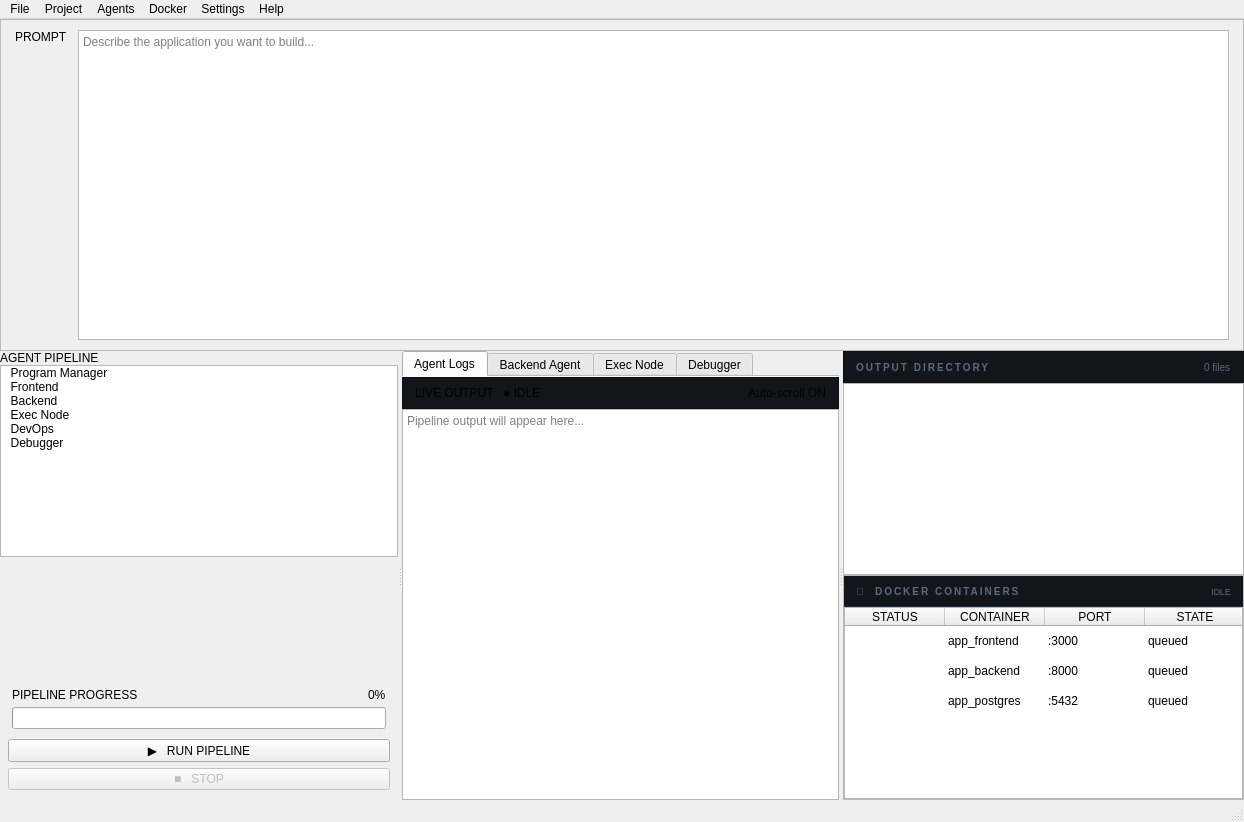
<?xml version="1.0" encoding="UTF-8"?>
<ui version="4.0">
 <class>MainWindow</class>
 <widget class="QMainWindow" name="MainWindow">
  <property name="geometry">
   <rect>
    <x>0</x>
    <y>0</y>
    <width>1244</width>
    <height>822</height>
   </rect>
  </property>
  <property name="windowTitle">
   <string>ArchitectAI — Multi-Agent App Builder</string>
  </property>
  <property name="styleSheet">
   <string notr="true">
/* ── Global ── */
QMainWindow, QWidget#centralWidget {
    background-color: #0d0f12;
    color: #c8d4e8;
    font-family: &quot;JetBrains Mono&quot;, &quot;Courier New&quot;, monospace;
    font-size: 11px;
}

/* ── Menu Bar ── */
QMenuBar {
    background-color: #12151a;
    color: #5a6a82;
    border-bottom: 1px solid #252c3a;
    font-size: 11px;
    padding: 2px 4px;
}
QMenuBar::item:selected {
    background-color: #1e2330;
    color: #c8d4e8;
    border-radius: 4px;
}
QMenu {
    background-color: #12151a;
    border: 1px solid #252c3a;
    color: #c8d4e8;
}
QMenu::item:selected {
    background-color: #1e2330;
}

/* ── Status Bar ── */
QStatusBar {
    background-color: #1d4ed8;
    color: rgba(255,255,255,0.8);
    font-size: 10px;
    min-height: 22px;
}
QStatusBar::item { border: none; }

/* ── Splitter ── */
QSplitter::handle {
    background-color: #252c3a;
    width: 1px;
    height: 1px;
}

/* ── Scroll Bars ── */
QScrollBar:vertical {
    background: transparent;
    width: 5px;
    margin: 0;
}
QScrollBar::handle:vertical {
    background: #2e3849;
    border-radius: 2px;
    min-height: 20px;
}
QScrollBar::add-line:vertical, QScrollBar::sub-line:vertical { height: 0; }
QScrollBar:horizontal {
    background: transparent;
    height: 5px;
}
QScrollBar::handle:horizontal {
    background: #2e3849;
    border-radius: 2px;
}
QScrollBar::add-line:horizontal, QScrollBar::sub-line:horizontal { width: 0; }

/* ── Generic Panels ── */
QFrame#sidebarFrame {
    background-color: #12151a;
    border-right: 1px solid #252c3a;
}
QFrame#promptFrame {
    background-color: #12151a;
    border-bottom: 1px solid #252c3a;
}
QFrame#rightPanelFrame {
    background-color: #0d0f12;
    border-left: 1px solid #252c3a;
}
QFrame#dockerFrame {
    background-color: #12151a;
    border-top: 1px solid #252c3a;
}

/* ── Section Labels ── */
QLabel#sectionLabel {
    background-color: #12151a;
    color: #5a6a82;
    font-size: 10px;
    font-weight: bold;
    letter-spacing: 2px;
    padding: 6px 14px;
    border-bottom: 1px solid #252c3a;
}
QLabel#panelLabel {
    color: #5a6a82;
    font-size: 10px;
    font-weight: bold;
    letter-spacing: 2px;
}
QLabel#promptLabel {
    color: #3b82f6;
    font-size: 10px;
    font-weight: bold;
    letter-spacing: 2px;
}

/* ── Prompt TextEdit ── */
QTextEdit#promptEdit {
    background-color: #181c23;
    border: 1px solid #2e3849;
    border-radius: 6px;
    color: #e8f0fc;
    font-family: &quot;JetBrains Mono&quot;, &quot;Courier New&quot;, monospace;
    font-size: 12px;
    padding: 6px 10px;
    selection-background-color: #1e3a5f;
}
QTextEdit#promptEdit:focus {
    border: 1px solid #3b82f6;
}

/* ── Log Output ── */
QPlainTextEdit#logOutput {
    background-color: #0d0f12;
    border: none;
    color: #c8d4e8;
    font-family: &quot;JetBrains Mono&quot;, &quot;Courier New&quot;, monospace;
    font-size: 11px;
    padding: 8px;
    selection-background-color: #1e3a5f;
}

/* ── Tab Widget ── */
QTabWidget#logTabs::pane {
    border: none;
    background-color: #0d0f12;
}
QTabWidget#logTabs &gt; QTabBar {
    background-color: #12151a;
}
QTabBar::tab {
    background-color: transparent;
    color: #5a6a82;
    border: 1px solid transparent;
    border-bottom: none;
    border-radius: 5px 5px 0 0;
    padding: 5px 14px;
    margin-right: 2px;
    font-size: 11px;
}
QTabBar::tab:selected {
    background-color: #0d0f12;
    color: #e8f0fc;
    border-color: #252c3a;
}
QTabBar::tab:hover:!selected {
    background-color: #181c23;
    color: #c8d4e8;
}

/* ── Agent List ── */
QListWidget#agentList {
    background-color: transparent;
    border: none;
    outline: none;
    padding: 6px;
}
QListWidget#agentList::item {
    background-color: transparent;
    border: 1px solid transparent;
    border-radius: 6px;
    color: #c8d4e8;
    padding: 6px 8px;
    margin-bottom: 2px;
    min-height: 36px;
}
QListWidget#agentList::item:hover {
    background-color: #181c23;
}
QListWidget#agentList::item:selected {
    background-color: #1e2330;
    border-color: #2e3849;
    color: #e8f0fc;
}

/* ── File Tree ── */
QTreeWidget#fileTree {
    background-color: transparent;
    border: none;
    color: #c8d4e8;
    font-size: 11px;
    outline: none;
}
QTreeWidget#fileTree::item {
    padding: 2px 4px;
    border-radius: 4px;
}
QTreeWidget#fileTree::item:hover {
    background-color: #181c23;
}
QTreeWidget#fileTree::item:selected {
    background-color: #1e2330;
    color: #e8f0fc;
}
QTreeWidget#fileTree::branch {
    background-color: transparent;
}

/* ── Docker Table ── */
QTableWidget#dockerTable {
    background-color: transparent;
    border: none;
    color: #c8d4e8;
    font-size: 11px;
    gridline-color: transparent;
    outline: none;
}
QTableWidget#dockerTable::item {
    padding: 4px 8px;
    border-radius: 4px;
    border-bottom: 1px solid #1e2330;
}
QTableWidget#dockerTable::item:selected {
    background-color: #1e2330;
}
QHeaderView::section {
    background-color: #12151a;
    color: #5a6a82;
    border: none;
    border-bottom: 1px solid #252c3a;
    padding: 4px 8px;
    font-size: 10px;
    letter-spacing: 1px;
}

/* ── Progress Bar ── */
QProgressBar#pipelineProgress {
    background-color: #181c23;
    border: 1px solid #252c3a;
    border-radius: 3px;
    height: 5px;
    text-align: center;
    color: transparent;
}
QProgressBar#pipelineProgress::chunk {
    background: qlineargradient(x1:0, y1:0, x2:1, y2:0,
        stop:0 #3b82f6, stop:1 #06b6d4);
    border-radius: 3px;
}

/* ── Run Button ── */
QPushButton#runButton {
    background-color: #3b82f6;
    color: #ffffff;
    border: none;
    border-radius: 6px;
    font-family: &quot;JetBrains Mono&quot;, &quot;Courier New&quot;, monospace;
    font-size: 12px;
    font-weight: bold;
    letter-spacing: 2px;
    padding: 9px 16px;
}
QPushButton#runButton:hover {
    background-color: #1d4ed8;
}
QPushButton#runButton:pressed {
    background-color: #1e40af;
}

/* ── Stop Button ── */
QPushButton#stopButton {
    background-color: transparent;
    color: #5a6a82;
    border: 1px solid #252c3a;
    border-radius: 6px;
    font-size: 11px;
    padding: 7px 14px;
}
QPushButton#stopButton:hover {
    background-color: #1e2330;
    color: #ef4444;
    border-color: #ef4444;
}

/* ── Live badge label ── */
QLabel#liveBadge {
    background-color: #166534;
    color: #22c55e;
    border-radius: 3px;
    font-size: 9px;
    padding: 1px 6px;
    letter-spacing: 1px;
}
QLabel#autoscrollLabel {
    color: #5a6a82;
    font-size: 10px;
}

/* ── Progress label ── */
QLabel#progressLabel {
    color: #5a6a82;
    font-size: 10px;
    letter-spacing: 1px;
}
QLabel#progressPct {
    color: #3b82f6;
    font-size: 10px;
    font-weight: bold;
}
   </string>
  </property>
  <widget class="QWidget" name="centralWidget">
   <layout class="QVBoxLayout" name="rootLayout">
    <property name="spacing">
     <number>0</number>
    </property>
    <property name="leftMargin">
     <number>0</number>
    </property>
    <property name="topMargin">
     <number>0</number>
    </property>
    <property name="rightMargin">
     <number>0</number>
    </property>
    <property name="bottomMargin">
     <number>0</number>
    </property>
    <item>
     <widget class="QFrame" name="promptFrame">
      <property name="frameShape">
       <enum>QFrame::StyledPanel</enum>
      </property>
      <property name="fixedHeight" stdset="0">
       <number>76</number>
      </property>
      <layout class="QHBoxLayout" name="promptLayout">
       <property name="spacing">
        <number>10</number>
       </property>
       <property name="leftMargin">
        <number>14</number>
       </property>
       <property name="topMargin">
        <number>10</number>
       </property>
       <property name="rightMargin">
        <number>14</number>
       </property>
       <property name="bottomMargin">
        <number>10</number>
       </property>
       <item>
        <widget class="QLabel" name="promptLabel">
         <property name="text">
          <string>PROMPT</string>
         </property>
         <property name="alignment">
          <set>Qt::AlignTop</set>
         </property>
        </widget>
       </item>
       <item>
        <widget class="QTextEdit" name="promptEdit">
         <property name="verticalScrollBarPolicy">
          <enum>Qt::ScrollBarAlwaysOff</enum>
         </property>
         <property name="placeholderText">
          <string>Describe the application you want to build...</string>
         </property>
        </widget>
       </item>
      </layout>
     </widget>
    </item>
    <item>
     <widget class="QSplitter" name="mainSplitter">
      <property name="orientation">
       <enum>Qt::Horizontal</enum>
      </property>
      <property name="childrenCollapsible">
       <bool>false</bool>
      </property>
      <widget class="QFrame" name="sidebarFrame">
       <layout class="QVBoxLayout" name="sidebarLayout">
        <property name="spacing">
         <number>0</number>
        </property>
        <property name="leftMargin">
         <number>0</number>
        </property>
        <property name="topMargin">
         <number>0</number>
        </property>
        <property name="rightMargin">
         <number>0</number>
        </property>
        <property name="bottomMargin">
         <number>0</number>
        </property>
        <item>
         <widget class="QLabel" name="sectionLabel">
          <property name="text">
           <string>AGENT PIPELINE</string>
          </property>
         </widget>
        </item>
        <item>
         <widget class="QListWidget" name="agentList">
          <property name="verticalScrollBarPolicy">
           <enum>Qt::ScrollBarAlwaysOff</enum>
          </property>
          <property name="horizontalScrollBarPolicy">
           <enum>Qt::ScrollBarAlwaysOff</enum>
          </property>
          <item>
           <property name="text">
            <string>  Program Manager</string>
           </property>
           <property name="toolTip">
            <string>Orchestrator — parses prompt and builds task graph</string>
           </property>
          </item>
          <item>
           <property name="text">
            <string>  Frontend</string>
           </property>
           <property name="toolTip">
            <string>UI / UX Agent — generates React/Vue/HTML components</string>
           </property>
          </item>
          <item>
           <property name="text">
            <string>  Backend</string>
           </property>
           <property name="toolTip">
            <string>API / Services Agent — generates server code and DB models</string>
           </property>
          </item>
          <item>
           <property name="text">
            <string>  Exec Node</string>
           </property>
           <property name="toolTip">
            <string>Execution Node — coordinates file writes and pipeline state</string>
           </property>
          </item>
          <item>
           <property name="text">
            <string>  DevOps</string>
           </property>
           <property name="toolTip">
            <string>Infra / Docker Agent — writes Dockerfiles and compose files</string>
           </property>
          </item>
          <item>
           <property name="text">
            <string>  Debugger</string>
           </property>
           <property name="toolTip">
            <string>Review / Fix Agent — validates output and corrects errors</string>
           </property>
          </item>
         </widget>
        </item>
        <item>
         <spacer>
          <property name="orientation">
           <enum>Qt::Vertical</enum>
          </property>
          <property name="sizeHint" stdset="0">
           <size>
            <width>0</width>
            <height>10</height>
           </size>
          </property>
         </spacer>
        </item>
        <item>
         <layout class="QVBoxLayout" name="progressLayout">
          <property name="spacing">
           <number>5</number>
          </property>
          <property name="leftMargin">
           <number>12</number>
          </property>
          <property name="topMargin">
           <number>6</number>
          </property>
          <property name="rightMargin">
           <number>12</number>
          </property>
          <property name="bottomMargin">
           <number>4</number>
          </property>
          <item>
           <layout class="QHBoxLayout" name="progressLabelRow">
            <item>
             <widget class="QLabel" name="progressLabel">
              <property name="text">
               <string>PIPELINE PROGRESS</string>
              </property>
             </widget>
            </item>
            <item>
             <spacer>
              <property name="orientation">
               <enum>Qt::Horizontal</enum>
              </property>
              <property name="sizeHint" stdset="0">
               <size>
                <width>5</width>
                <height>0</height>
               </size>
              </property>
             </spacer>
            </item>
            <item>
             <widget class="QLabel" name="progressPct">
              <property name="text">
               <string>0%</string>
              </property>
             </widget>
            </item>
           </layout>
          </item>
          <item>
           <widget class="QProgressBar" name="pipelineProgress">
            <property name="maximum">
             <number>100</number>
            </property>
            <property name="value">
             <number>0</number>
            </property>
            <property name="textVisible">
             <bool>false</bool>
            </property>
            <property name="fixedHeight" stdset="0">
             <number>5</number>
            </property>
           </widget>
          </item>
         </layout>
        </item>
        <item>
         <layout class="QVBoxLayout" name="btnLayout">
          <property name="spacing">
           <number>6</number>
          </property>
          <property name="leftMargin">
           <number>8</number>
          </property>
          <property name="topMargin">
           <number>6</number>
          </property>
          <property name="rightMargin">
           <number>8</number>
          </property>
          <property name="bottomMargin">
           <number>10</number>
          </property>
          <item>
           <widget class="QPushButton" name="runButton">
            <property name="cursor">
             <cursorShape>PointingHandCursor</cursorShape>
            </property>
            <property name="text">
             <string>▶   RUN PIPELINE</string>
            </property>
           </widget>
          </item>
          <item>
           <widget class="QPushButton" name="stopButton">
            <property name="enabled">
             <bool>false</bool>
            </property>
            <property name="cursor">
             <cursorShape>PointingHandCursor</cursorShape>
            </property>
            <property name="text">
             <string>■   STOP</string>
            </property>
           </widget>
          </item>
         </layout>
        </item>
       </layout>
      </widget>
      <widget class="QWidget" name="centerPanel">
       <layout class="QVBoxLayout" name="centerLayout">
        <property name="spacing">
         <number>0</number>
        </property>
        <property name="leftMargin">
         <number>0</number>
        </property>
        <property name="topMargin">
         <number>0</number>
        </property>
        <property name="rightMargin">
         <number>0</number>
        </property>
        <property name="bottomMargin">
         <number>0</number>
        </property>
        <item>
         <widget class="QTabWidget" name="logTabs">
          <property name="documentMode">
           <bool>true</bool>
          </property>
          <widget class="QWidget" name="tabAllLogs">
           <attribute name="title">
            <string>Agent Logs</string>
           </attribute>
           <layout class="QVBoxLayout" name="allLogsLayout">
            <property name="spacing">
             <number>0</number>
            </property>
            <property name="leftMargin">
             <number>0</number>
            </property>
            <property name="topMargin">
             <number>0</number>
            </property>
            <property name="rightMargin">
             <number>0</number>
            </property>
            <property name="bottomMargin">
             <number>0</number>
            </property>
            <item>
             <widget class="QFrame" name="logHeaderFrame">
              <property name="styleSheet">
               <string notr="true">
QFrame#logHeaderFrame {
    background-color: #12151a;
    border-bottom: 1px solid #252c3a;
    min-height: 30px;
    max-height: 30px;
}
               </string>
              </property>
              <property name="frameShape">
               <enum>QFrame::StyledPanel</enum>
              </property>
              <layout class="QHBoxLayout" name="logHeaderLayout">
               <property name="spacing">
                <number>8</number>
               </property>
               <property name="leftMargin">
                <number>12</number>
               </property>
               <property name="topMargin">
                <number>0</number>
               </property>
               <property name="rightMargin">
                <number>12</number>
               </property>
               <property name="bottomMargin">
                <number>0</number>
               </property>
               <item>
                <widget class="QLabel" name="panelLabel">
                 <property name="text">
                  <string>LIVE OUTPUT</string>
                 </property>
                </widget>
               </item>
               <item>
                <widget class="QLabel" name="liveBadge">
                 <property name="text">
                  <string>● IDLE</string>
                 </property>
                </widget>
               </item>
               <item>
                <spacer>
                 <property name="orientation">
                  <enum>Qt::Horizontal</enum>
                 </property>
                 <property name="sizeHint" stdset="0">
                  <size>
                   <width>40</width>
                   <height>0</height>
                  </size>
                 </property>
                </spacer>
               </item>
               <item>
                <widget class="QLabel" name="autoscrollLabel">
                 <property name="text">
                  <string>Auto-scroll ON</string>
                 </property>
                </widget>
               </item>
              </layout>
             </widget>
            </item>
            <item>
             <widget class="QPlainTextEdit" name="logOutput">
              <property name="lineWrapMode">
               <enum>QPlainTextEdit::NoWrap</enum>
              </property>
              <property name="readOnly">
               <bool>true</bool>
              </property>
              <property name="placeholderText">
               <string>Pipeline output will appear here...</string>
              </property>
             </widget>
            </item>
           </layout>
          </widget>
          <widget class="QWidget" name="tabBackend">
           <attribute name="title">
            <string>Backend Agent</string>
           </attribute>
           <layout class="QVBoxLayout" name="backendTabLayout">
            <property name="spacing">
             <number>0</number>
            </property>
            <property name="leftMargin">
             <number>0</number>
            </property>
            <property name="topMargin">
             <number>0</number>
            </property>
            <property name="rightMargin">
             <number>0</number>
            </property>
            <property name="bottomMargin">
             <number>0</number>
            </property>
            <item>
             <widget class="QPlainTextEdit" name="backendLog">
              <property name="styleSheet">
               <string notr="true">
QPlainTextEdit { background:#0d0f12; border:none; color:#a855f7;
    font-family:&quot;JetBrains Mono&quot;,&quot;Courier New&quot;,monospace; font-size:11px; padding:8px; }
               </string>
              </property>
              <property name="readOnly">
               <bool>true</bool>
              </property>
              <property name="placeholderText">
               <string>Backend agent output...</string>
              </property>
             </widget>
            </item>
           </layout>
          </widget>
          <widget class="QWidget" name="tabExec">
           <attribute name="title">
            <string>Exec Node</string>
           </attribute>
           <layout class="QVBoxLayout" name="execTabLayout">
            <property name="spacing">
             <number>0</number>
            </property>
            <property name="leftMargin">
             <number>0</number>
            </property>
            <property name="topMargin">
             <number>0</number>
            </property>
            <property name="rightMargin">
             <number>0</number>
            </property>
            <property name="bottomMargin">
             <number>0</number>
            </property>
            <item>
             <widget class="QPlainTextEdit" name="execLog">
              <property name="styleSheet">
               <string notr="true">
QPlainTextEdit { background:#0d0f12; border:none; color:#06b6d4;
    font-family:&quot;JetBrains Mono&quot;,&quot;Courier New&quot;,monospace; font-size:11px; padding:8px; }
               </string>
              </property>
              <property name="readOnly">
               <bool>true</bool>
              </property>
              <property name="placeholderText">
               <string>Exec node output...</string>
              </property>
             </widget>
            </item>
           </layout>
          </widget>
          <widget class="QWidget" name="tabDebugger">
           <attribute name="title">
            <string>Debugger</string>
           </attribute>
           <layout class="QVBoxLayout" name="debugTabLayout">
            <property name="spacing">
             <number>0</number>
            </property>
            <property name="leftMargin">
             <number>0</number>
            </property>
            <property name="topMargin">
             <number>0</number>
            </property>
            <property name="rightMargin">
             <number>0</number>
            </property>
            <property name="bottomMargin">
             <number>0</number>
            </property>
            <item>
             <widget class="QPlainTextEdit" name="debugLog">
              <property name="styleSheet">
               <string notr="true">
QPlainTextEdit { background:#0d0f12; border:none; color:#f97316;
    font-family:&quot;JetBrains Mono&quot;,&quot;Courier New&quot;,monospace; font-size:11px; padding:8px; }
               </string>
              </property>
              <property name="readOnly">
               <bool>true</bool>
              </property>
              <property name="placeholderText">
               <string>Debugger output...</string>
              </property>
             </widget>
            </item>
           </layout>
          </widget>
         </widget>
        </item>
       </layout>
      </widget>
      <widget class="QFrame" name="rightPanelFrame">
       <layout class="QVBoxLayout" name="rightLayout">
        <property name="spacing">
         <number>0</number>
        </property>
        <property name="leftMargin">
         <number>0</number>
        </property>
        <property name="topMargin">
         <number>0</number>
        </property>
        <property name="rightMargin">
         <number>0</number>
        </property>
        <property name="bottomMargin">
         <number>0</number>
        </property>
        <item>
         <widget class="QFrame" name="fileTreeHeaderFrame">
          <property name="styleSheet">
           <string notr="true">
QFrame#fileTreeHeaderFrame {
    background-color: #12151a;
    border-bottom: 1px solid #252c3a;
    min-height: 30px;
    max-height: 30px;
}
           </string>
          </property>
          <property name="frameShape">
           <enum>QFrame::StyledPanel</enum>
          </property>
          <layout class="QHBoxLayout" name="fileTreeHeaderLayout">
           <property name="leftMargin">
            <number>12</number>
           </property>
           <property name="topMargin">
            <number>0</number>
           </property>
           <property name="rightMargin">
            <number>12</number>
           </property>
           <property name="bottomMargin">
            <number>0</number>
           </property>
           <item>
            <widget class="QLabel" name="fileTreeLabel">
             <property name="styleSheet">
              <string notr="true">color:#5a6a82; font-size:10px; font-weight:bold; letter-spacing:2px;</string>
             </property>
             <property name="text">
              <string>OUTPUT DIRECTORY</string>
             </property>
            </widget>
           </item>
           <item>
            <spacer>
             <property name="orientation">
              <enum>Qt::Horizontal</enum>
             </property>
             <property name="sizeHint" stdset="0">
              <size>
               <width>5</width>
               <height>0</height>
              </size>
             </property>
            </spacer>
           </item>
           <item>
            <widget class="QLabel" name="fileCountLabel">
             <property name="styleSheet">
              <string notr="true">color:#5a6a82; font-size:10px;</string>
             </property>
             <property name="text">
              <string>0 files</string>
             </property>
            </widget>
           </item>
          </layout>
         </widget>
        </item>
        <item>
         <widget class="QTreeWidget" name="fileTree">
          <property name="indentation">
           <number>16</number>
          </property>
          <property name="animated">
           <bool>true</bool>
          </property>
          <property name="headerHidden">
           <bool>true</bool>
          </property>
          <column>
           <property name="text">
            <string>File</string>
           </property>
          </column>
         </widget>
        </item>
        <item>
         <widget class="QFrame" name="dockerFrame">
          <property name="frameShape">
           <enum>QFrame::StyledPanel</enum>
          </property>
          <layout class="QVBoxLayout" name="dockerLayout">
           <property name="spacing">
            <number>0</number>
           </property>
           <property name="leftMargin">
            <number>0</number>
           </property>
           <property name="topMargin">
            <number>0</number>
           </property>
           <property name="rightMargin">
            <number>0</number>
           </property>
           <property name="bottomMargin">
            <number>0</number>
           </property>
           <item>
            <widget class="QFrame" name="dockerHeaderFrame">
             <property name="styleSheet">
              <string notr="true">
QFrame#dockerHeaderFrame {
    background-color: #12151a;
    border-bottom: 1px solid #252c3a;
    min-height: 30px;
    max-height: 30px;
}
              </string>
             </property>
             <layout class="QHBoxLayout" name="dockerHeaderLayout">
              <property name="leftMargin">
               <number>12</number>
              </property>
              <property name="topMargin">
               <number>0</number>
              </property>
              <property name="rightMargin">
               <number>12</number>
              </property>
              <property name="bottomMargin">
               <number>0</number>
              </property>
              <item>
               <widget class="QLabel" name="dockerTitleLabel">
                <property name="styleSheet">
                 <string notr="true">color:#5a6a82; font-size:10px; font-weight:bold; letter-spacing:2px;</string>
                </property>
                <property name="text">
                 <string>🐳  DOCKER CONTAINERS</string>
                </property>
               </widget>
              </item>
              <item>
               <spacer>
                <property name="orientation">
                 <enum>Qt::Horizontal</enum>
                </property>
                <property name="sizeHint" stdset="0">
                 <size>
                  <width>5</width>
                  <height>0</height>
                 </size>
                </property>
               </spacer>
              </item>
              <item>
               <widget class="QLabel" name="dockerStatusLabel">
                <property name="styleSheet">
                 <string notr="true">color:#5a6a82; font-size:9px;</string>
                </property>
                <property name="text">
                 <string>IDLE</string>
                </property>
               </widget>
              </item>
             </layout>
            </widget>
           </item>
           <item>
            <widget class="QTableWidget" name="dockerTable">
             <property name="verticalScrollBarPolicy">
              <enum>Qt::ScrollBarAlwaysOff</enum>
             </property>
             <property name="horizontalScrollBarPolicy">
              <enum>Qt::ScrollBarAlwaysOff</enum>
             </property>
             <property name="editTriggers">
              <set>QAbstractItemView::NoEditTriggers</set>
             </property>
             <property name="alternatingRowColors">
              <bool>false</bool>
             </property>
             <property name="selectionMode">
              <enum>QAbstractItemView::NoSelection</enum>
             </property>
             <property name="showGrid">
              <bool>false</bool>
             </property>
             <property name="rowCount">
              <number>3</number>
             </property>
             <property name="columnCount">
              <number>4</number>
             </property>
             <attribute name="horizontalHeaderVisible">
              <bool>true</bool>
             </attribute>
             <attribute name="verticalHeaderVisible">
              <bool>false</bool>
             </attribute>
             <row/>
             <row/>
             <row/>
             <column>
              <property name="text">
               <string>STATUS</string>
              </property>
             </column>
             <column>
              <property name="text">
               <string>CONTAINER</string>
              </property>
             </column>
             <column>
              <property name="text">
               <string>PORT</string>
              </property>
             </column>
             <column>
              <property name="text">
               <string>STATE</string>
              </property>
             </column>
             <item row="0" column="1">
              <property name="text">
               <string>app_frontend</string>
              </property>
             </item>
             <item row="0" column="2">
              <property name="text">
               <string>:3000</string>
              </property>
             </item>
             <item row="0" column="3">
              <property name="text">
               <string>queued</string>
              </property>
             </item>
             <item row="1" column="1">
              <property name="text">
               <string>app_backend</string>
              </property>
             </item>
             <item row="1" column="2">
              <property name="text">
               <string>:8000</string>
              </property>
             </item>
             <item row="1" column="3">
              <property name="text">
               <string>queued</string>
              </property>
             </item>
             <item row="2" column="1">
              <property name="text">
               <string>app_postgres</string>
              </property>
             </item>
             <item row="2" column="2">
              <property name="text">
               <string>:5432</string>
              </property>
             </item>
             <item row="2" column="3">
              <property name="text">
               <string>queued</string>
              </property>
             </item>
            </widget>
           </item>
          </layout>
         </widget>
        </item>
       </layout>
      </widget>
     </widget>
    </item>
   </layout>
  </widget>
  <widget class="QMenuBar" name="menuBar">
   <property name="geometry">
    <rect>
     <x>0</x>
     <y>0</y>
     <width>1244</width>
     <height>23</height>
    </rect>
   </property>
   <widget class="QMenu" name="menuFile">
    <property name="title">
     <string>File</string>
    </property>
    <addaction name="actionNewProject"/>
    <addaction name="actionOpenOutput"/>
    <addaction name="separator"/>
    <addaction name="actionQuit"/>
   </widget>
   <widget class="QMenu" name="menuProject">
    <property name="title">
     <string>Project</string>
    </property>
    <addaction name="actionClearOutput"/>
    <addaction name="actionSetOutputDir"/>
   </widget>
   <widget class="QMenu" name="menuAgents">
    <property name="title">
     <string>Agents</string>
    </property>
    <addaction name="actionConfigureAgents"/>
    <addaction name="actionResetPipeline"/>
   </widget>
   <widget class="QMenu" name="menuDocker">
    <property name="title">
     <string>Docker</string>
    </property>
    <addaction name="actionStartContainers"/>
    <addaction name="actionStopContainers"/>
    <addaction name="actionViewLogs"/>
   </widget>
   <widget class="QMenu" name="menuSettings">
    <property name="title">
     <string>Settings</string>
    </property>
    <addaction name="actionPreferences"/>
   </widget>
   <widget class="QMenu" name="menuHelp">
    <property name="title">
     <string>Help</string>
    </property>
    <addaction name="actionAbout"/>
   </widget>
   <addaction name="menuFile"/>
   <addaction name="menuProject"/>
   <addaction name="menuAgents"/>
   <addaction name="menuDocker"/>
   <addaction name="menuSettings"/>
   <addaction name="menuHelp"/>
  </widget>
  <widget class="QStatusBar" name="statusBar"/>
  <action name="actionNewProject">
   <property name="text">
    <string>New Project</string>
   </property>
   <property name="shortcut">
    <string>Ctrl+N</string>
   </property>
  </action>
  <action name="actionOpenOutput">
   <property name="text">
    <string>Open Output Folder</string>
   </property>
  </action>
  <action name="actionQuit">
   <property name="text">
    <string>Quit</string>
   </property>
   <property name="shortcut">
    <string>Ctrl+Q</string>
   </property>
  </action>
  <action name="actionClearOutput">
   <property name="text">
    <string>Clear Output</string>
   </property>
  </action>
  <action name="actionSetOutputDir">
   <property name="text">
    <string>Set Output Directory...</string>
   </property>
  </action>
  <action name="actionConfigureAgents">
   <property name="text">
    <string>Configure Agents...</string>
   </property>
  </action>
  <action name="actionResetPipeline">
   <property name="text">
    <string>Reset Pipeline</string>
   </property>
  </action>
  <action name="actionStartContainers">
   <property name="text">
    <string>Start All Containers</string>
   </property>
  </action>
  <action name="actionStopContainers">
   <property name="text">
    <string>Stop All Containers</string>
   </property>
  </action>
  <action name="actionViewLogs">
   <property name="text">
    <string>View Docker Logs</string>
   </property>
  </action>
  <action name="actionPreferences">
   <property name="text">
    <string>Preferences...</string>
   </property>
   <property name="shortcut">
    <string>Ctrl+,</string>
   </property>
  </action>
  <action name="actionAbout">
   <property name="text">
    <string>About ArchitectAI</string>
   </property>
  </action>
 </widget>
 <resources/>
 <connections/>
</ui>
